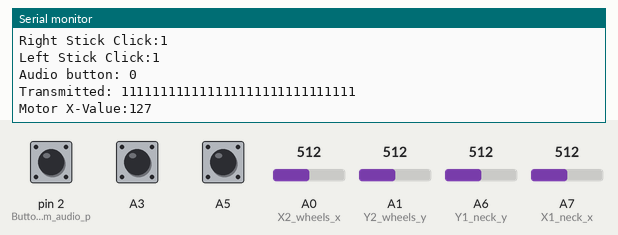
Simulated run of this sketch. Board: Arduino Nano, built with avr-gcc and run on an emulated ATmega328P. On the bench: the last lines printed to the serial monitor. The inputs (shaded band) are chosen by the test bench; at power-on: A0 (X2_wheels_x) = 512, A6 (Y1_neck_y) = 512, A7 (X1_neck_x) = 512, pin 2 (Button_for_random_audio_p) LOW, A1 (Y2_wheels_y) = 512, A3 HIGH, A5 HIGH. No radio packets arrive unless stated.

Above: at 1.2 s.
1.3 s: A0 (X2_wheels_x) set to 529
At 2.1 s:
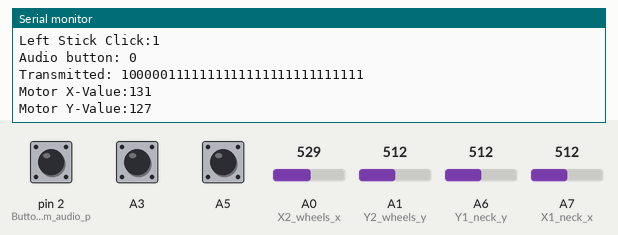
10.5 s: A6 (Y1_neck_y) set to 522
At 11.4 s:
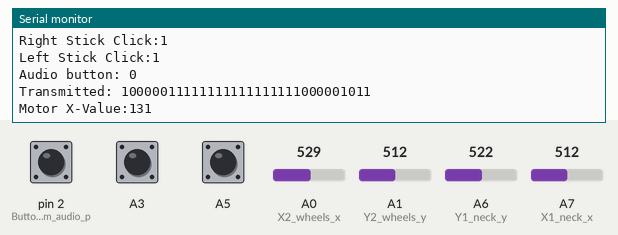
12.0 s: A7 (X1_neck_x) set to 528
At 12.7 s:
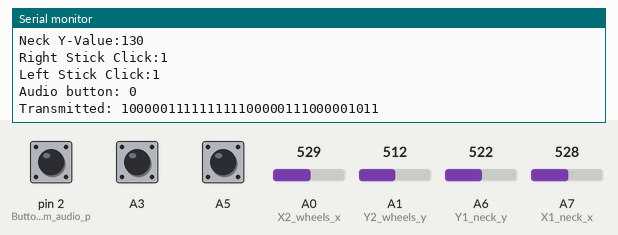

Measured:
- the behaviour switches between 513 and 514 on A0 (X2_wheels_x) (found by bisection; images 0 and 1)
- the behaviour switches between 513 and 514 on A6 (Y1_neck_y) (found by bisection; images 1 and 2)
- the behaviour switches between 513 and 514 on A7 (X1_neck_x) (found by bisection; images 2 and 3)
- after the input at 1.3 s, the serial monitor: prints a new line after 0.06 s (image 1)
- after the input at 10.5 s, the serial monitor: prints a new line after 0.17 s (image 2)
- after the input at 12.0 s, the serial monitor: prints a new line after 0.23 s (image 3)

The sketch:

BB8_Controller.ino
```cpp
/*
* BB-8 Controller Transceiver Module
* RF chip used: nRF24L01
* Updated: Mar 2020 by Noah Palumbo
*/

#include "controllerLib.h"

/****************** RF Config ***************************/
// Create "radio" object from CE and CSN pins */
// PIN  6 =  CE : Chip Enable (data transmission logic)
// PIN 10 = CSN : Chip Select Not (SPI enable pin, more transmission logic)
RF24 radio(6, 10);  // can be any digital pins, we use 6 and 10

// addresses of each chip
byte addresses[][6] = {"1Node","2Node,3Node"};
//                      Tx:[0],Rx:[1],Rx:[2]
/**********************************************************/


/****************** User Config *************************/
// declare motor, servo, and audio ints
int x1, x2, y1, y2, cw, ccw, aud1;
/**********************************************************/

void setup() {        // Setup only runs once!
  Serial.begin(9600); // begin communication with serial monitor @ specified baud

  radio.begin();

  // sets pin modes for each peripheral
  setPins();

  // sets power amplifier level, set low for testing because chips likely to be close together
  // can set high for longer distances, but draws more current
  radio.setPALevel(RF24_PA_LOW);
  //radio.setChannel(108);                // only used if want to subscribe to specific RF channel
  //Serial.println(radio.getChannel());   // echoes RF channel

  // Used to control whether this node is sending or receiving
  // Open a writing pipe on each radio
  // This transceiver will only be transmitting for the time being...
  radio.openWritingPipe(addresses[0]);

}

// Main Loop
void loop() {
  uint8_t message[5];        // initiate message at 0
  x2 = analogRead(A0);            // X2 : X motors, Analog value 0-1023
  x2 = map(x2, 0, 1023, 0, 255);  // map instead to 0-255 so X2 message is 8-bit rather than 10-bit
  y2 = analogRead(A1);            // Y2 : Y motors, Analog value 0-1023
  y2 = map(y2, 0, 1023, 0, 255);  // map instead to 0-255 so Y2 message is 8-bit rather than 10-bit
  x1 = analogRead(A7);            // X1 : X neck servos, Analog value 0-1023
  x1 = map(x1, 0, 1023, 0, 255);  // map instead to 0-255 so Y2 message is 8-bit rather than 10-bit
  y1 = analogRead(A6);            // Y1 : Y neck servos, Analog value 0-1023
  y1 = map(y1, 0, 1023, 0, 255);  // map instead to 0-255 so Y2 message is 8-bit rather than 10-bit

  aud1 = digitalRead(2);            // 1 = pressed, 0 = not pressed

  cw = digitalRead(A5);           // 0 = pressed, 1 = not pressed
  ccw = digitalRead(A3);          // 0 = pressed, 1 = not pressed

  Serial.print("Audio button: ");
  Serial.println(aud1);

  message[0] = x2;                      // X2 (X motors) will be first byte     [X2]
  message[1] = y2;                      // Y2 (Y motors) will be second byte    [X2, Y2]
  message[2] = x1;                      // X1 (X servo)  will be third byte     [X2, Y2, X1]
  message[3] = y1;                      // Y1 (Y servo)  will be fourth byte    [X2, Y2, X1, Y1]
  message[4] = aud1;                     // AUD1(D2) (Audio)                      [X2, Y2, X1, Y1, 00-(aud1)]
  message[4] = (message[4] << 3) | cw;  // CW (Clockwise Bit)                   [X2, Y2, X1, Y1, 0000    00(cw)]
  message[4] = (message[4] << 1) | ccw; // CCW (CounterClockwise Bit)           [X2, Y2, X1, Y1, 0000    00(cw)(ccw)]

  // Serial Message Printing
  printMessage(message);

  // Compund instruction, but most important
  // radio.write() returns a boolean 0 or 1
  // 0 return means the write was unsuccessful, meaning it was not received by receiver
  // 1 return means write was successful
  // CALLS radio.write() and checks its value
  if (!radio.write(&message, sizeof(message) )){      // if 0 returned
   Serial.println(F("failed"));                         //    print "failed"
  }

  // Short delay before next payload sent
  delay(100);
} // Loop back
```

controllerLib.cpp
```cpp
#include "controllerLib.h"

void setPins()
{
  // Set pinModes for each pin in use
  // Outputs
  pinMode(6, OUTPUT); // OUTPUT to CE of RF chip
  // Inputs all from joystick pins
  pinMode(A0, INPUT); // X2 wheels x
  pinMode(A1, INPUT); // Y2 wheels y
  pinMode(A3, INPUT_PULLUP);
  pinMode(A5, INPUT_PULLUP);
  pinMode(A6, INPUT); // Y1 neck y
  pinMode(A7, INPUT); // X1 neck x
  // Input from audio button
  pinMode(2, INPUT); // Button for random audio playback
  Serial.println("Pins set");
}

void printMessage(uint8_t message[])
{
  int i = 0;

  /******** Can check Serial Monitor to see what is being Sent ***********/
  Serial.print("Transmitted: ");
  while(i < 4)
  {
    Serial.print(message[i], BIN);
    i++;
  }
  Serial.println(message[4] , BIN);
  i = 0;

  Serial.print("Motor X-Value:");
  Serial.println(message[0]);

  Serial.print("Motor Y-Value:");
  Serial.println(message[1]);

  Serial.print("Neck X-Value:");
  Serial.println(message[2]);

  Serial.print("Neck Y-Value:");
  Serial.println(message[3]);

  Serial.print("Right Stick Click:");       // 0 = pressed, 1 = not pressed
  Serial.println((message[4] & 0x02) >> 1);

  Serial.print("Left Stick Click:");        // 0 = pressed, 1 = not pressed
  Serial.println(message[4] & 0x01);

  Serial.println();

  /***********************************************************************/
}
```

controllerLib.h
```cpp
#ifndef CONTROLLER_H
#define CONTROLLER_H

// include libraries that make our lives easier
#include <SPI.h>  // SPI is protocol Arduino uses to communicate with RF chip
#include "RF24.h" // contains functions that help us use the RF chip
#include <Arduino.h>


// sets pin modes for each peripheral
void setPins();

// serial message debug printing
void printMessage(uint8_t message[]);

#endif //
```
